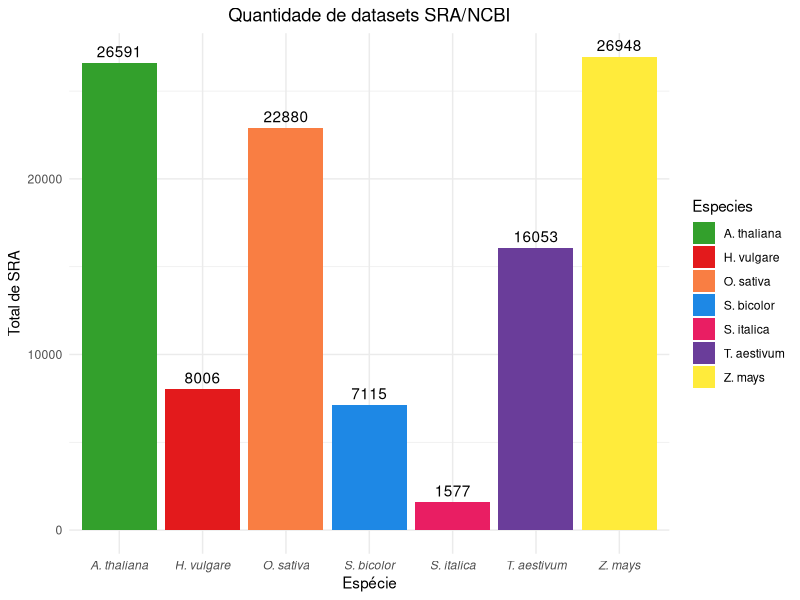
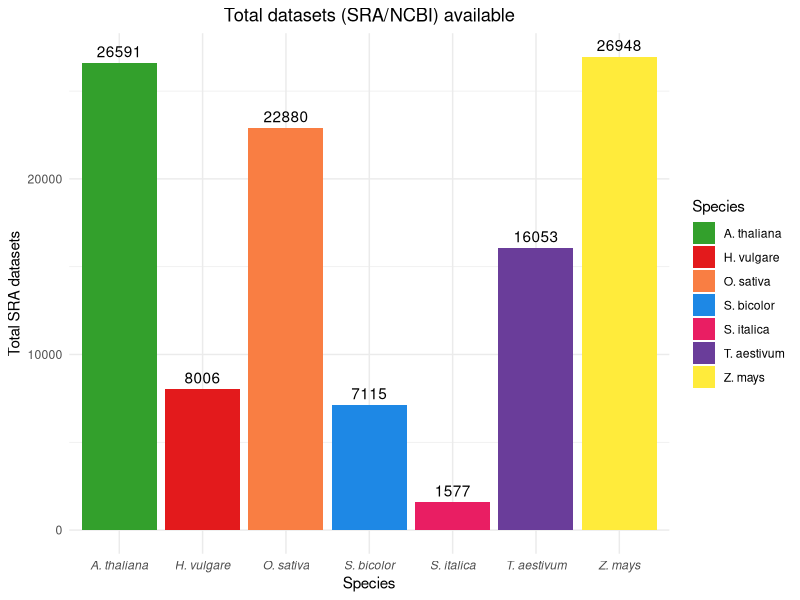

Reproduce these figures in R, in order.
# Instalar e carregar os pacotes necessários
# install.packages("ggplot2")
library(ggplot2)

# Species: Zea mays; Sorghum bicolor; Hordeum vulgare; Arabidopsis thaliana; Triticum aestivum; Setaria italica

# Criar um dataframe com os valores fornecidos
data <- data.frame(
  Species = c("Z. mays", "S. bicolor", "H. vulgare", "A. thaliana", "T. aestivum", "S. italica", "O. sativa"),
  Especies = c("Z. mays", "S. bicolor", "H. vulgare", "A. thaliana", "T. aestivum", "S. italica", "O. sativa"),
  Values = c(27942, 7154, 8141, 28156, 16118, 1606, 23034)
)

# Dados filtrados
data <- data.frame(
  Species = c("Z. mays", "S. bicolor", "H. vulgare", "A. thaliana", "T. aestivum", "S. italica", "O. sativa"),
  Especies = c("Z. mays", "S. bicolor", "H. vulgare", "A. thaliana", "T. aestivum", "S. italica", "O. sativa"),
  Values = c(26948, 7115, 8006, 26591, 16053, 1577, 22880)
)

# Definir as cores em formato hex
colors <- c("Z. mays" = "#FFEB3B", "S. bicolor" = "#1E88E5", "H. vulgare" = "#e31a1c",
            "A. thaliana" = "#33a02c", "T. aestivum" = "#6a3d9a", "S. italica" = "#E91E63", "O. sativa" = "#f97e43")

# PORTUGUES
ggplot(data, aes(x = Especies, y = Values, fill = Especies)) +
  geom_bar(stat = "identity") +
  geom_text(aes(label = Values), vjust = -0.5) + 
  scale_fill_manual(values = colors) +
  theme_minimal() +
  labs(title = "Quantidade de datasets SRA/NCBI",
       x = "Espécie",
       y = "Total de SRA") +
  theme(
    plot.title = element_text(hjust = 0.5), 
    axis.text.x = element_text(face = "italic") 
  )

# INGLES
ggplot(data, aes(x = Species, y = Values, fill = Species)) +
  geom_bar(stat = "identity") +
  geom_text(aes(label = Values), vjust = -0.5) + 
  scale_fill_manual(values = colors) +
  theme_minimal() +
  labs(title = "Total datasets (SRA/NCBI) available",
       x = "Species",
       y = "Total SRA datasets") +
  theme(
    plot.title = element_text(hjust = 0.5),  
    axis.text.x = element_text(face = "italic") 
  )

